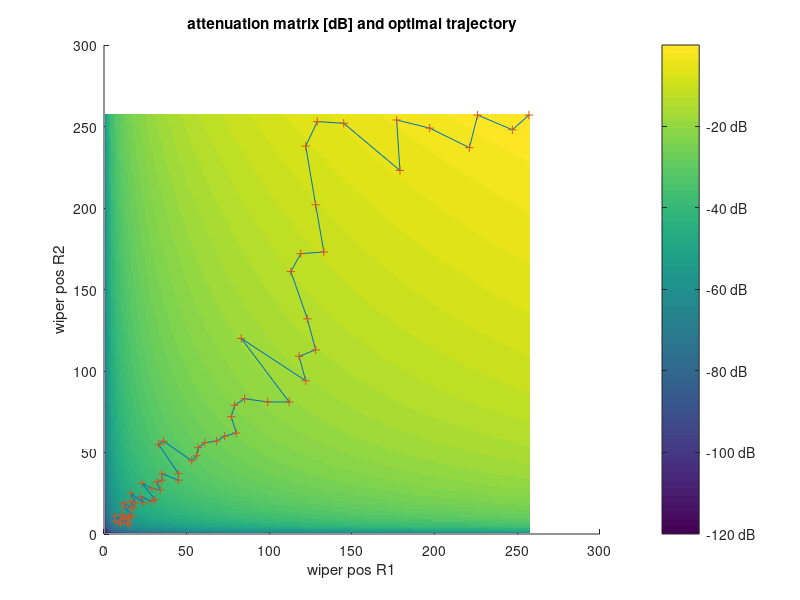
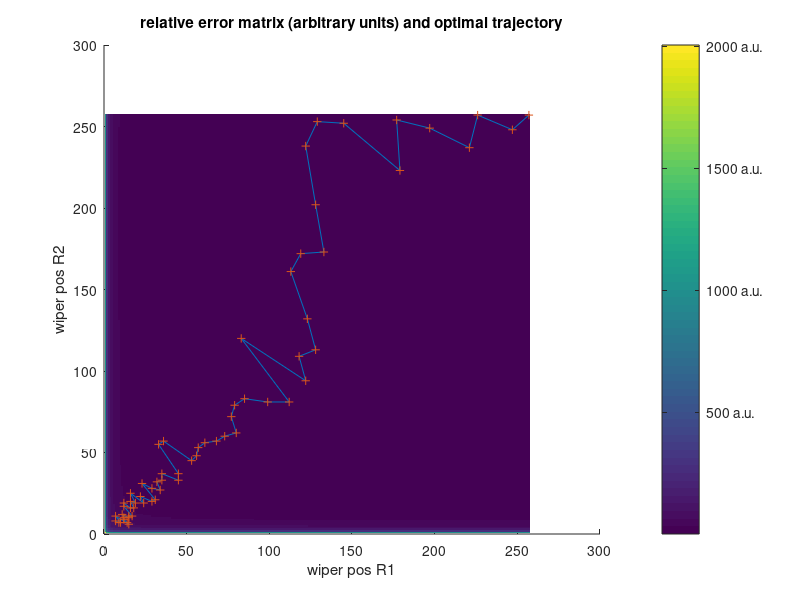
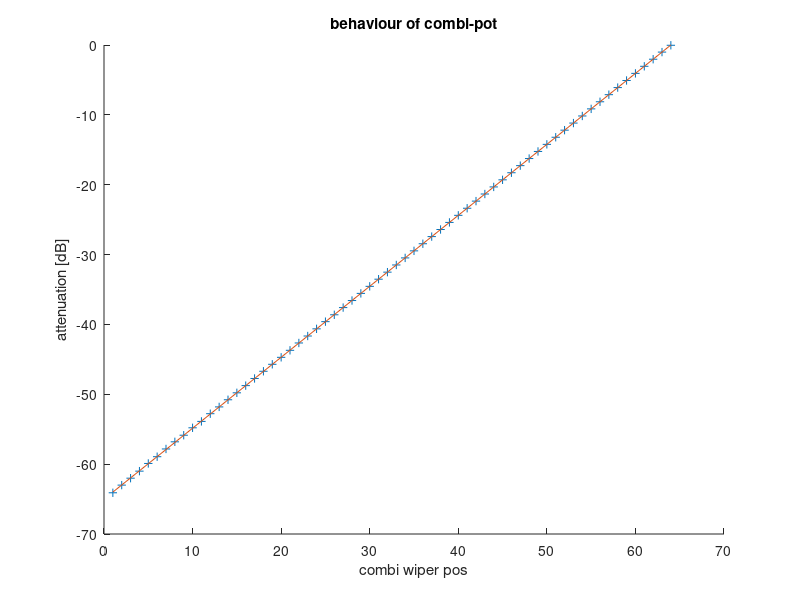
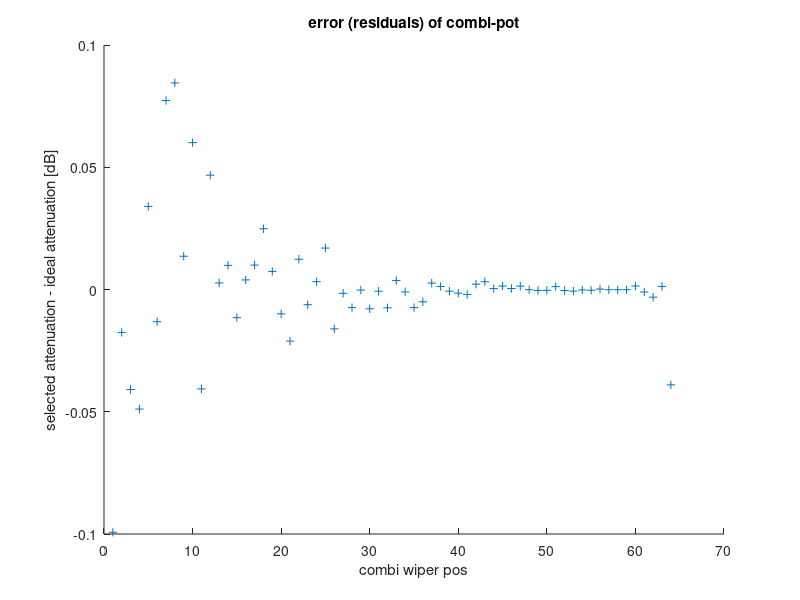

Here is the MATLAB script that generated these plots, in order:
% simulation of a logarithmic volume poti consisting of two cascaded digital potentiometers

clear

% This script needs to be run with GNU Octave
% Last time it ran well with GNU Octave, version 3.8.1

% 2013 by Michael Wiebusch
%
% acidbourbon.wordpress.com
% mwiebusch.de

% adapt the following constants to fit your digital potentiometers

% ##########         properties of linear digipots in use         ##########
R             = 10000; % 10kOhms poti resistance
R_w           = 45;    % "wiper" resistance
poti_steps    = 257;   % how many steps does the digipot have?

% ##########  desired properties of resulting logarithmic digipot ##########
target_steps  = 64;    % how many steps should the resulting potentiometer have?
highest       = 0;     % highest desired volume setting (in dB) = lowest attenuation
lowest        = -64;   % lowest desired volume setting (in dB) = highest attenuation

% ##########          manual fine tuning for "punishment"         ##########
punish_factor = 0.01;  % punishment factor for target point being in a higher error region
punish_exp    = 1;     % punishment exponent



function [i,j,residual]=findclosest_m(matrix,value,punish_matrix)
  residual_matrix = abs(matrix-value)+punish_matrix;
  residual = min(min(residual_matrix));
  [a,b] = find(residual_matrix==residual);
  i=a(1,1);
  j=b(1,1);
end

function o=att_dd(pos1,pos2) % attenuation of double divider
  o= 1/(1-pos1+1/pos1) * pos2;
end

function U_o=att_dd_Rw(pos1,pos2,R,R_w) % attenuation of double divider, take in account wiper resistance
  R_m = 1/(1/(R+R_w)+1/(R*pos1)); % midpoint resistance
  U_m = R_m/(R_m + R*(1-pos1));
  U_o = U_m*1/(1+R_w/R)*pos2;
end

function o=err_att_dd(pos1,pos2)
  % i calculate with the maximum error (not gaussian)
  o=abs(1/(1-pos1+1/pos1)) + abs(pos2 * (1+1/(pos1^2))/((1-pos1+1/pos1)^2) );
end

function O=decibel(ratio) % convert amplitude ratio to dB
O=20*log10(ratio);
end



poti_ratio=linspace(0,1,poti_steps);
poti_ratio(1)=0.001; % avoid division by zero

attenuation=zeros(poti_steps);



for i=1:poti_steps
  for j=1:poti_steps
    
%      attenuation(i,j) = att_dd(poti_ratio(i),poti_ratio(j));
    attenuation(i,j) = att_dd_Rw(poti_ratio(i),poti_ratio(j),R,R_w);
    error(i,j)       = err_att_dd(poti_ratio(i),poti_ratio(j));
    
  end
end


relative_error = error./attenuation;

attenuation_db=arrayfun(@decibel,attenuation);
error_db=arrayfun(@decibel,error);

%  dBmatrix=dBmatrix.*allowed_mask;
%  dBmatrix=dBmatrix +(forbidden_mask*10);

target_vals = linspace(lowest,highest,target_steps);

punish_matrix= punish_factor*abs(relative_error.^punish_exp);


lut_file = fopen('lookup.csv', 'w');

fprintf(lut_file,"#combi_pos\t#pos1\t#pos2\t#attenuation (dB)\n");

%  fprintf(lut_file,"package lookup;\nsub lookup {return $lookup;}\n");
%  fprintf(lut_file,"our $lookup = {\n");

for k=1:target_steps
  target_val=target_vals(k);
  [a,b,match_residual] = findclosest_m(attenuation_db,target_val,punish_matrix);
%    i;
%    a;
%    b;
  match_residual;
  matchi(k)=a;
  matchj(k)=b;
  closest_value(k)=attenuation_db(a,b);
  fprintf(lut_file,"%d\t%d\t%d\t%f\n",k,matchi(k),matchj(k),closest_value(k));
%    fprintf(lut_file,"\t%d => { 1 => %d, 2 => %d, target =>%f },\n",k,matchi(k),matchj(k),closest_value(k));
end
%  fprintf(lut_file,"};\n1;\n");
fclose(lut_file);

figure
hold
imagesc(attenuation_db)
h = colorbar ();
 ytick = get (h, 'ytick');
 set (h, 'yticklabel', sprintf ('%g dB|', ytick));
plot(matchi,matchj)
plot(matchi,matchj,"+")
title("attenuation matrix [dB] and optimal trajectory");
xlabel("wiper pos R1");
ylabel("wiper pos R2");
print -dpng trajectory_and_attenuation.png
hold off

figure
hold
imagesc(relative_error)
h = colorbar ();
 ytick = get (h, 'ytick');
 set (h, 'yticklabel', sprintf ('%g a.u.|', ytick));
plot(matchi,matchj)
plot(matchi,matchj,"+")
title("relative error matrix (arbitrary units) and optimal trajectory");
xlabel("wiper pos R1");
ylabel("wiper pos R2");
print -dpng trajectory_and_error.png
hold off

figure
hold
plot(closest_value,"+");
plot(target_vals);
title("behaviour of combi-pot");
xlabel("combi wiper pos");
ylabel("attenuation [dB]");
print -dpng combi_pot_behaviour.png
hold off

figure
hold
plot(closest_value-target_vals,"+");
title("error (residuals) of combi-pot");
xlabel("combi wiper pos");
ylabel("selected attenuation - ideal attenuation [dB]");
print -dpng residuals.png
hold off



